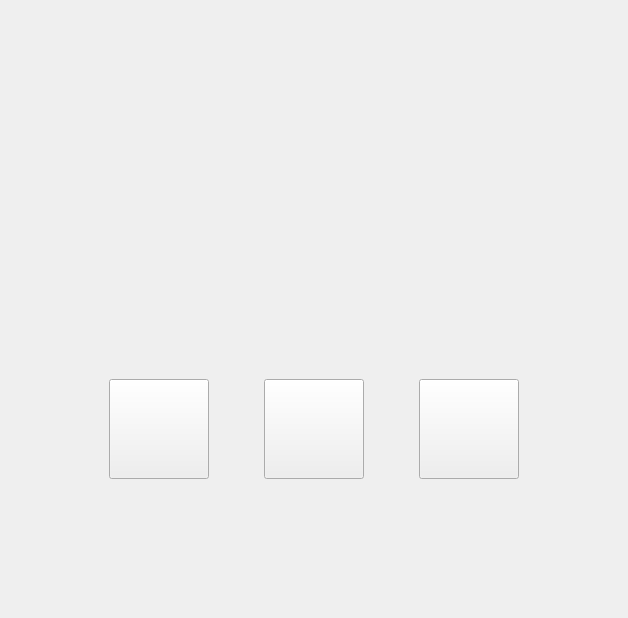
<?xml version="1.0" encoding="UTF-8"?>
<ui version="4.0">
 <class>friendInfoInterface</class>
 <widget class="QWidget" name="friendInfoInterface">
  <property name="geometry">
   <rect>
    <x>0</x>
    <y>0</y>
    <width>628</width>
    <height>618</height>
   </rect>
  </property>
  <property name="windowTitle">
   <string>Form</string>
  </property>
  <layout class="QVBoxLayout" name="verticalLayout">
   <item>
    <widget class="QWidget" name="widget_2" native="true">
     <layout class="QHBoxLayout" name="horizontalLayout_2">
      <item>
       <spacer name="horizontalSpacer_3">
        <property name="orientation">
         <enum>Qt::Horizontal</enum>
        </property>
        <property name="sizeType">
         <enum>QSizePolicy::Fixed</enum>
        </property>
        <property name="sizeHint" stdset="0">
         <size>
          <width>40</width>
          <height>20</height>
         </size>
        </property>
       </spacer>
      </item>
      <item>
       <widget class="QWidget" name="widget_3" native="true">
        <property name="minimumSize">
         <size>
          <width>0</width>
          <height>250</height>
         </size>
        </property>
        <property name="maximumSize">
         <size>
          <width>16777215</width>
          <height>250</height>
         </size>
        </property>
        <layout class="QHBoxLayout" name="horizontalLayout_3">
         <item>
          <widget class="QLabel" name="headLabel">
           <property name="minimumSize">
            <size>
             <width>200</width>
             <height>200</height>
            </size>
           </property>
           <property name="maximumSize">
            <size>
             <width>200</width>
             <height>200</height>
            </size>
           </property>
           <property name="text">
            <string/>
           </property>
          </widget>
         </item>
        </layout>
       </widget>
      </item>
      <item>
       <spacer name="horizontalSpacer_4">
        <property name="orientation">
         <enum>Qt::Horizontal</enum>
        </property>
        <property name="sizeType">
         <enum>QSizePolicy::Fixed</enum>
        </property>
        <property name="sizeHint" stdset="0">
         <size>
          <width>40</width>
          <height>20</height>
         </size>
        </property>
       </spacer>
      </item>
     </layout>
    </widget>
   </item>
   <item>
    <widget class="QWidget" name="widget" native="true">
     <layout class="QHBoxLayout" name="horizontalLayout">
      <item>
       <spacer name="horizontalSpacer">
        <property name="orientation">
         <enum>Qt::Horizontal</enum>
        </property>
        <property name="sizeType">
         <enum>QSizePolicy::Fixed</enum>
        </property>
        <property name="sizeHint" stdset="0">
         <size>
          <width>40</width>
          <height>20</height>
         </size>
        </property>
       </spacer>
      </item>
      <item>
       <widget class="ClickButton" name="chatLabel">
        <property name="minimumSize">
         <size>
          <width>100</width>
          <height>100</height>
         </size>
        </property>
        <property name="maximumSize">
         <size>
          <width>100</width>
          <height>100</height>
         </size>
        </property>
        <property name="cursor">
         <cursorShape>BlankCursor</cursorShape>
        </property>
        <property name="text">
         <string/>
        </property>
       </widget>
      </item>
      <item>
       <widget class="ClickButton" name="audioLabel">
        <property name="minimumSize">
         <size>
          <width>100</width>
          <height>100</height>
         </size>
        </property>
        <property name="maximumSize">
         <size>
          <width>100</width>
          <height>100</height>
         </size>
        </property>
        <property name="text">
         <string/>
        </property>
       </widget>
      </item>
      <item>
       <widget class="ClickButton" name="videoLabel">
        <property name="minimumSize">
         <size>
          <width>100</width>
          <height>100</height>
         </size>
        </property>
        <property name="maximumSize">
         <size>
          <width>100</width>
          <height>100</height>
         </size>
        </property>
        <property name="text">
         <string/>
        </property>
       </widget>
      </item>
      <item>
       <spacer name="horizontalSpacer_2">
        <property name="orientation">
         <enum>Qt::Horizontal</enum>
        </property>
        <property name="sizeType">
         <enum>QSizePolicy::Fixed</enum>
        </property>
        <property name="sizeHint" stdset="0">
         <size>
          <width>40</width>
          <height>20</height>
         </size>
        </property>
       </spacer>
      </item>
     </layout>
    </widget>
   </item>
   <item>
    <spacer name="verticalSpacer">
     <property name="orientation">
      <enum>Qt::Vertical</enum>
     </property>
     <property name="sizeType">
      <enum>QSizePolicy::Fixed</enum>
     </property>
     <property name="sizeHint" stdset="0">
      <size>
       <width>20</width>
       <height>40</height>
      </size>
     </property>
    </spacer>
   </item>
  </layout>
 </widget>
 <customwidgets>
  <customwidget>
   <class>ClickButton</class>
   <extends>QPushButton</extends>
   <header>clickbutton.h</header>
  </customwidget>
 </customwidgets>
 <resources/>
 <connections/>
</ui>
